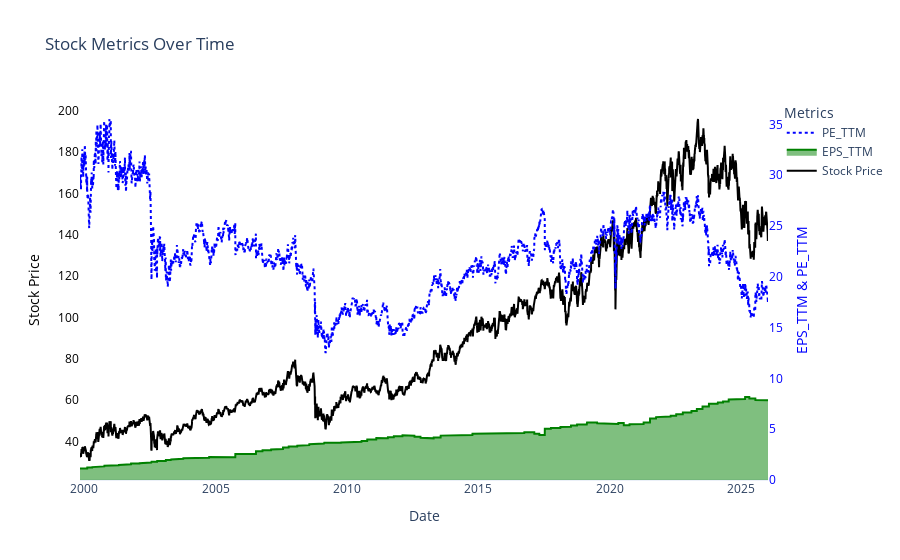

This figure's notebook cell:
### Code cell
import plotly.graph_objects as go


# Create the figure
fig = go.Figure()

# Add stock_price on primary y-axis (left)
fig.add_trace(go.Scatter(
    x=stock_consolidate_df.index,
    y=stock_consolidate_df["stock_price"],
    mode='lines',
    line=dict(color='black'),
    name='Stock Price',
    yaxis="y1"
))

# Add EPS_TTM on secondary y-axis (right)
fig.add_trace(go.Scatter(
    x=stock_consolidate_df.index,
    y=stock_consolidate_df["EPS_TTM"],
    mode='lines',
    fill='tonexty',  # Shadow effect
    line=dict(color='green'),
    name='EPS_TTM',
    yaxis="y2"
))

# Add PE_TTM on secondary y-axis (right)
fig.add_trace(go.Scatter(
    x=stock_consolidate_df.index,
    y=stock_consolidate_df["PE_TTM"],
    mode='lines',
    line=dict(color='blue', dash='dot'),
    name='PE_TTM',
    yaxis="y2"
))

# Update layout to remove grid and configure dual y-axes
fig.update_layout(
    title="Stock Metrics Over Time",
    xaxis=dict(title="Date", showgrid=False),
    yaxis=dict(
        title="Stock Price",
        showgrid=False,
        titlefont=dict(color="black"),
        tickfont=dict(color="black")
    ),
    yaxis2=dict(
        title="EPS_TTM & PE_TTM",
        overlaying="y",  # Overlay with y1
        side="right",
        showgrid=False,
        titlefont=dict(color="blue"),
        tickfont=dict(color="blue")
    ),
    legend_title="Metrics",
    template="plotly_white",
    plot_bgcolor='white'  # Background color
)

# Show the plot
fig.show()

### Figure 1 — Plotly figure (JSON) as saved in the notebook; plotly's stock layout.template omitted (floating-point values rounded to 4 significant figures; data arrays with more than 128 entries replaced by an {"elided": "..."} marker saying what was removed)
{"data": [{"line": {"color": "black"}, "mode": "lines", "name": "Stock Price", "type": "scatter", "x": {"elided": "6588 str values"}, "y": {"elided": "6588 float values"}, "yaxis": "y"}, {"fill": "tonexty", "line": {"color": "green"}, "mode": "lines", "name": "EPS_TTM", "type": "scatter", "x": {"elided": "6588 str values"}, "y": {"elided": "6588 float values"}, "yaxis": "y2"}, {"line": {"color": "blue", "dash": "dot"}, "mode": "lines", "name": "PE_TTM", "type": "scatter", "x": {"elided": "6588 str values"}, "y": {"elided": "6588 float values"}, "yaxis": "y2"}], "layout": {"legend": {"title": {"text": "Metrics"}}, "plot_bgcolor": "white", "title": {"text": "Stock Metrics Over Time"}, "xaxis": {"showgrid": false, "title": {"text": "Date"}}, "yaxis": {"showgrid": false, "tickfont": {"color": "black"}, "title": {"font": {"color": "black"}, "text": "Stock Price"}}, "yaxis2": {"overlaying": "y", "showgrid": false, "side": "right", "tickfont": {"color": "blue"}, "title": {"font": {"color": "blue"}, "text": "EPS_TTM & PE_TTM"}}}}
